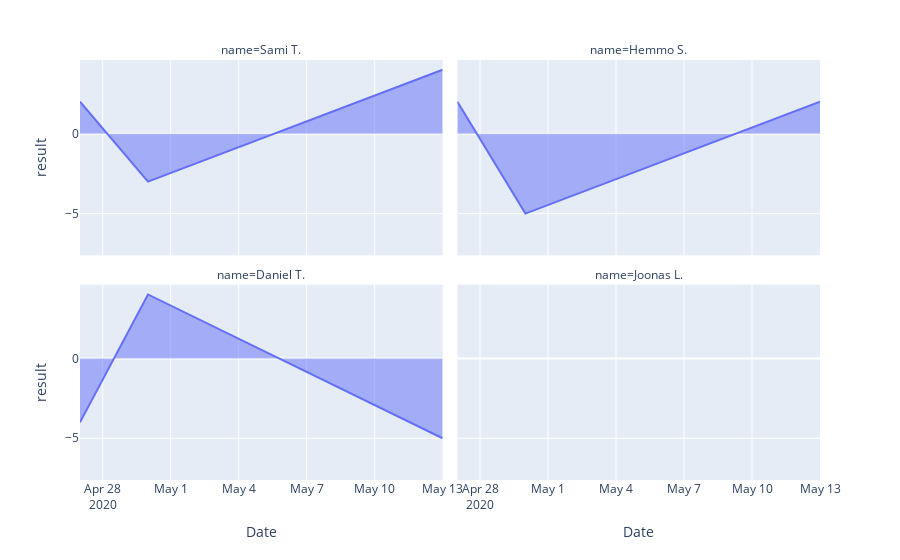

Source (notebook cell):
### Code cell
fig = px.area(df2, x="Date", y="result", facet_col="name", facet_col_wrap=2)
fig.show()

### Figure 1 — Plotly figure (JSON) as saved in the notebook; plotly's stock layout.template omitted (floating-point values rounded to 4 significant figures)
{"data": [{"hovertemplate": "name=Sami T.<br>Date=%{x}<br>result=%{y}<extra></extra>", "legendgroup": "", "line": {"color": "#636efa"}, "mode": "lines", "name": "", "orientation": "v", "showlegend": false, "stackgroup": "1", "type": "scatter", "x": ["2020-04-27T00:00:00", "2020-04-30T00:00:00", "2020-05-13T00:00:00"], "xaxis": "x3", "y": [2, -3, 4], "yaxis": "y3"}, {"hovertemplate": "name=Hemmo S.<br>Date=%{x}<br>result=%{y}<extra></extra>", "legendgroup": "", "line": {"color": "#636efa"}, "mode": "lines", "name": "", "orientation": "v", "showlegend": false, "stackgroup": "1", "type": "scatter", "x": ["2020-04-27T00:00:00", "2020-04-30T00:00:00", "2020-05-13T00:00:00"], "xaxis": "x4", "y": [2, -5, 2], "yaxis": "y4"}, {"hovertemplate": "name=Daniel T.<br>Date=%{x}<br>result=%{y}<extra></extra>", "legendgroup": "", "line": {"color": "#636efa"}, "mode": "lines", "name": "", "orientation": "v", "showlegend": false, "stackgroup": "1", "type": "scatter", "x": ["2020-04-27T00:00:00", "2020-04-30T00:00:00", "2020-05-13T00:00:00"], "xaxis": "x", "y": [-4, 4, -5], "yaxis": "y"}, {"hovertemplate": "name=Joonas L.<br>Date=%{x}<br>result=%{y}<extra></extra>", "legendgroup": "", "line": {"color": "#636efa"}, "mode": "lines", "name": "", "orientation": "v", "showlegend": false, "stackgroup": "1", "type": "scatter", "x": ["2020-04-30T00:00:00"], "xaxis": "x2", "y": [-7], "yaxis": "y2"}], "layout": {"annotations": [{"font": {}, "showarrow": false, "text": "name=Daniel T.", "x": 0.245, "xanchor": "center", "xref": "paper", "y": 0.465, "yanchor": "bottom", "yref": "paper"}, {"font": {}, "showarrow": false, "text": "name=Joonas L.", "x": 0.755, "xanchor": "center", "xref": "paper", "y": 0.465, "yanchor": "bottom", "yref": "paper"}, {"font": {}, "showarrow": false, "text": "name=Sami T.", "x": 0.245, "xanchor": "center", "xref": "paper", "y": 1.0, "yanchor": "bottom", "yref": "paper"}, {"font": {}, "showarrow": false, "text": "name=Hemmo S.", "x": 0.755, "xanchor": "center", "xref": "paper", "y": 1.0, "yanchor": "bottom", "yref": "paper"}], "legend": {"tracegroupgap": 0}, "margin": {"t": 60}, "xaxis": {"anchor": "y", "domain": [0, 0.49], "title": {"text": "Date"}}, "xaxis2": {"anchor": "y2", "domain": [0.51, 1], "matches": "x", "title": {"text": "Date"}}, "xaxis3": {"anchor": "y3", "domain": [0, 0.49], "matches": "x", "showticklabels": false}, "xaxis4": {"anchor": "y4", "domain": [0.51, 1], "matches": "x", "showticklabels": false}, "yaxis": {"anchor": "x", "domain": [0, 0.465], "title": {"text": "result"}}, "yaxis2": {"anchor": "x2", "domain": [0, 0.465], "matches": "y", "showticklabels": false}, "yaxis3": {"anchor": "x3", "domain": [0.535, 1.0], "matches": "y", "title": {"text": "result"}}, "yaxis4": {"anchor": "x4", "domain": [0.535, 1.0], "matches": "y", "showticklabels": false}}}
